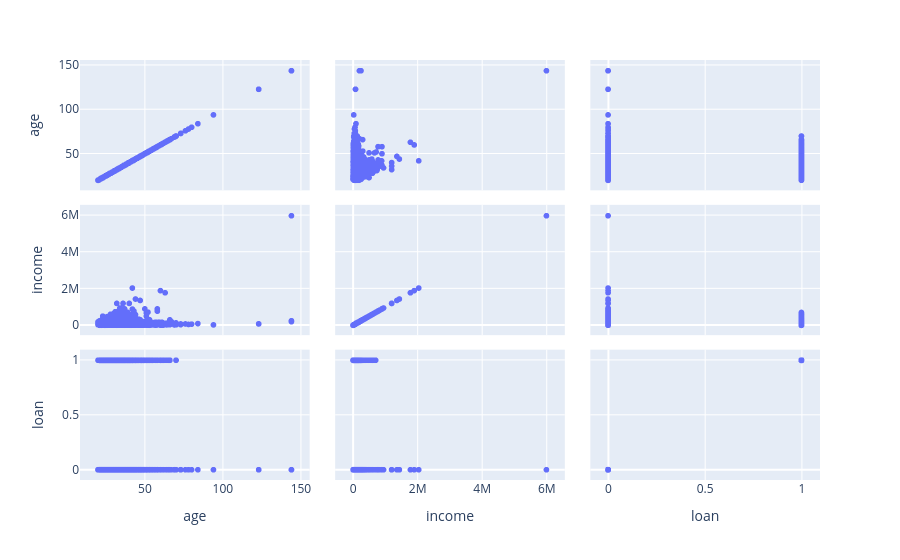

Write notebook code for a chart like this one.
### Code cell
grafico = px.scatter_matrix(base_credit, dimensions=['age', 'income', 'loan'])
grafico

### Figure 1 — Plotly figure (JSON) as saved in the notebook; plotly's stock layout.template omitted (floating-point values rounded to 4 significant figures; data arrays with more than 128 entries replaced by an {"elided": "..."} marker saying what was removed)
{"data": [{"dimensions": [{"axis": {"matches": true}, "label": "age", "values": {"elided": "32581 int values"}}, {"axis": {"matches": true}, "label": "income", "values": {"elided": "32581 int values"}}, {"axis": {"matches": true}, "label": "loan", "values": {"elided": "32581 int values"}}], "hovertemplate": "%{xaxis.title.text}=%{x}<br>%{yaxis.title.text}=%{y}<extra></extra>", "legendgroup": "", "marker": {"color": "#636efa", "symbol": "circle"}, "name": "", "showlegend": false, "type": "splom"}], "layout": {"dragmode": "select", "legend": {"tracegroupgap": 0}, "margin": {"t": 60}}}
